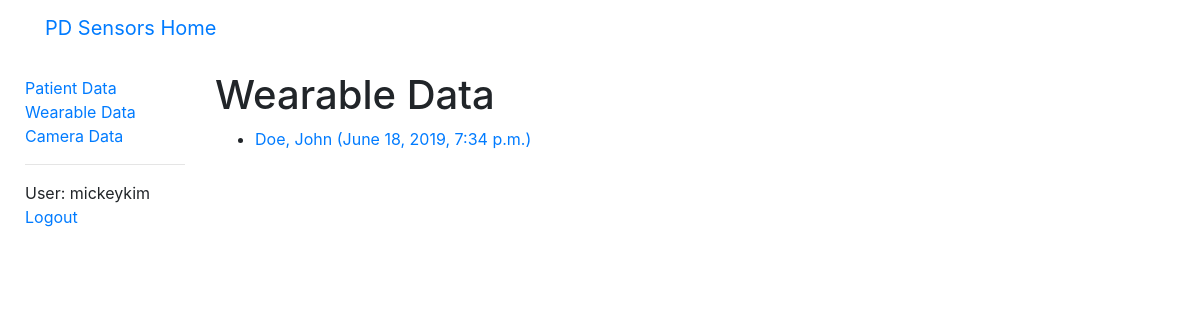
Page /sensors/wearabledata/ (signed in) on the earlier database version.
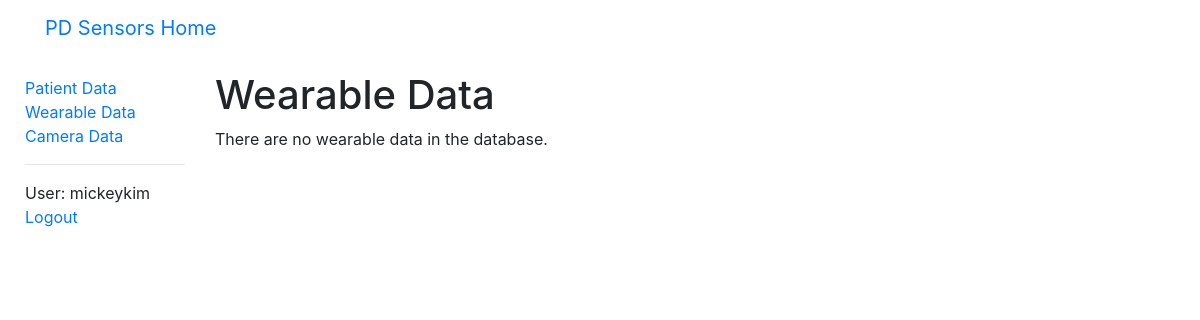
Same page on the later database version.
### sensors/models.py (models this page shows, shortened)
class WearableData(models.Model):
   id = models.UUIDField(primary_key=True, default=uuid.uuid4, help_text='Unique ID for this wearable data')
   patient = models.ForeignKey('PatientData', on_delete=models.SET_NULL, null=True)
   filename = models.FileField(upload_to='wearable/')
   time = models.DateTimeField()
   note = models.CharField(max_length=500, help_text='Note regarding wearable')
   class Meta:
      ordering = ['patient', '-time']
   def get_absolute_url(self):
      return reverse('wearabledata-detail', args=[str(self.id)])

class PatientData(models.Model):
   id = models.AutoField(primary_key=True)
   first_name = models.CharField(max_length=50, help_text='Patient first name')
   last_name = models.CharField(max_length=50, help_text='Patient last name')
   date_of_birth = models.DateField()
   notes = models.CharField(max_length=500, help_text='Notes regarding patient')
   class Meta:
      ordering = ['last_name']
   def __str__(self):
      return f'{self.last_name}, {self.first_name}'

### sensors/views.py (the view)
# urls.py: path('wearabledata/', views.WearableDataListView.as_view(), name='wearabledata'),
class WearableDataListView(LoginRequiredMixin,generic.ListView):
   model = WearableData
   paginate_by = 10

### sensors/context_processors.py (called while the page is built)
def extra_context(request):
    return {'media_url': settings.MEDIA_URL}

### sensors/templates/sensors/wearabledata_list.html
{% extends "base.html" %}
{% block content %}
  <h1>Wearable Data</h1>
  {% if wearabledata_list %}
  <ul>
    {% for wearabledata in wearabledata_list %}
      <li>
        <a href="{{ wearabledata.get_absolute_url }}">
          {{ wearabledata.patient }} ({{ wearabledata.time }})
        </a>
      </li>
    {% endfor %}
  </ul>
  {% else %}
    <p>There are no wearable data in the database.</p>
  {% endif %}
{% endblock %}

Differences in the rows shown:
removed WearableData: patient "Doe, John", time "June 18, 2019, 7:34 p.m."
Other differences:
text now shown: "There are no wearable data in the database."
